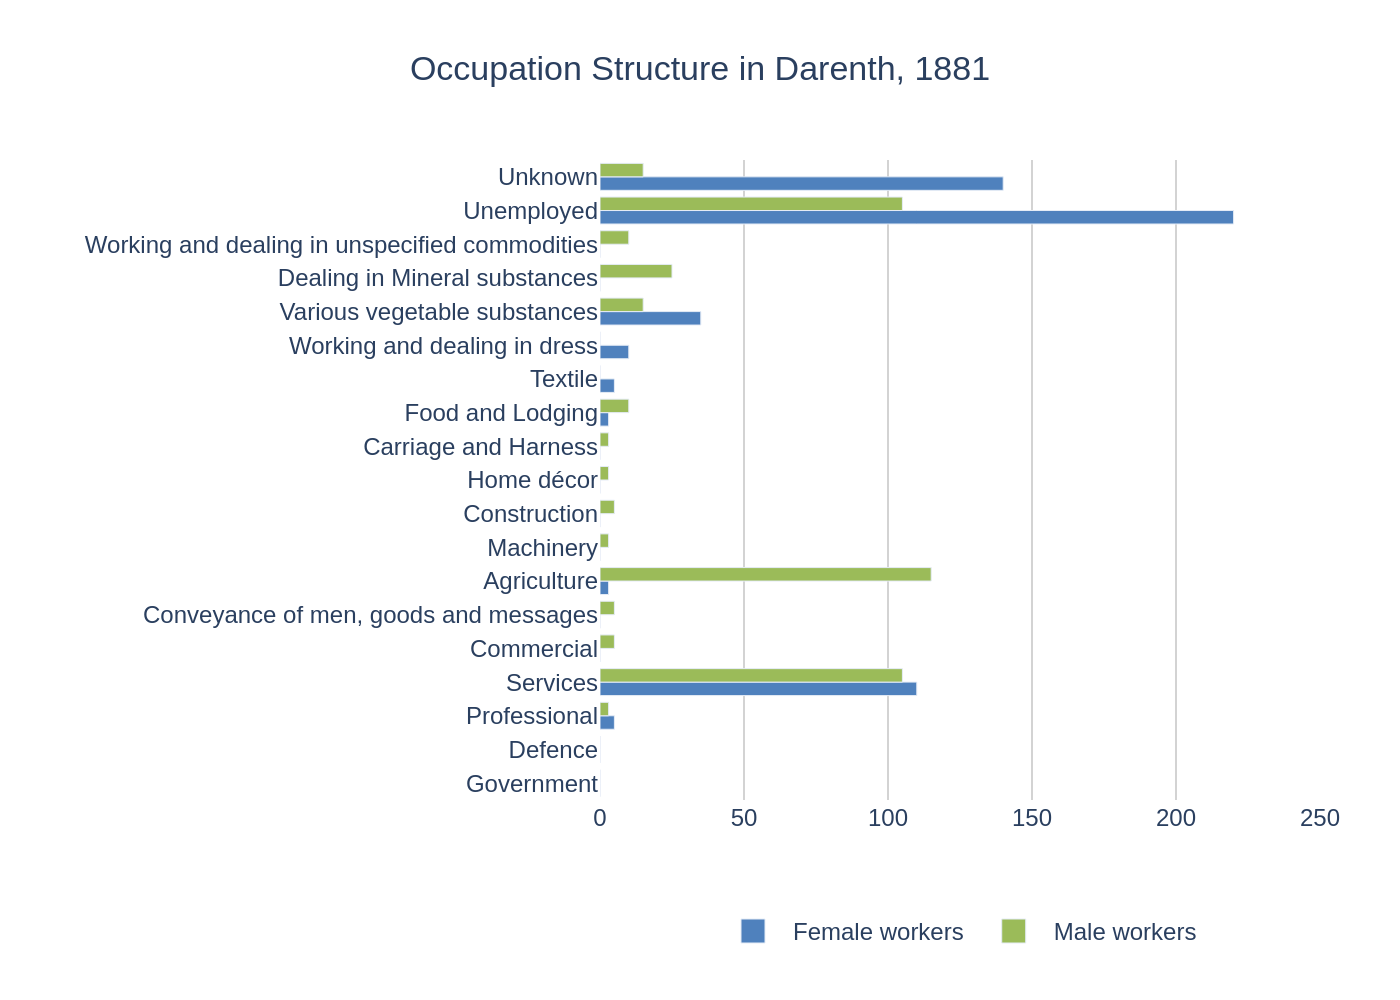

The script that drew this image:
import sys
import json
import pathlib
import plotly.graph_objects as go

# Ensure a JSON file path is provided as a command-line argument
if len(sys.argv) != 2:
    print("Usage: python generate_chart.py <path_to_json_file>")
    sys.exit(1)

# Read the JSON file
json_path = pathlib.Path(sys.argv[1])
if not json_path.is_file():
    print(f"Error: File not found at {json_path}")
    sys.exit(1)

with open(json_path, 'r', encoding='utf-8') as f:
    chart_info = json.load(f)

# Extract data and texts from the JSON structure
chart_data = chart_info['chart_data']
texts = chart_info['texts']
colors = chart_info['colors']

# Prepare data for Plotly traces
categories = [item['category'] for item in chart_data]
values_series1 = [item['values'][0] for item in chart_data]
values_series2 = [item['values'][1] for item in chart_data]

# Reverse the order of data to match the visual (top-to-bottom) in Plotly
categories.reverse()
values_series1.reverse()
values_series2.reverse()

# Create the figure object
fig = go.Figure()

# Add the first data series (Female workers)
fig.add_trace(go.Bar(
    y=categories,
    x=values_series1,
    name=texts['legend_labels'][0],
    orientation='h',
    marker=dict(color=colors[0])
))

# Add the second data series (Male workers)
fig.add_trace(go.Bar(
    y=categories,
    x=values_series2,
    name=texts['legend_labels'][1],
    orientation='h',
    marker=dict(color=colors[1])
))

# Update the layout for a clean and accurate representation
fig.update_layout(
    title=dict(
        text=texts['title'],
        x=0.5,
        xanchor='center'
    ),
    barmode='group',
    xaxis=dict(
        title_text=texts.get('x_axis_title'),
        range=[0, 250],
        tickmode='linear',
        tick0=0,
        dtick=50,
        showgrid=True,
        gridcolor='lightgrey',
        zeroline=False
    ),
    yaxis=dict(
        title_text=texts.get('y_axis_title'),
        showgrid=False
    ),
    legend=dict(
        orientation="h",
        yanchor="bottom",
        y=-0.25,
        xanchor="center",
        x=0.5
    ),
    font=dict(
        family="Arial",
        size=12
    ),
    plot_bgcolor='white',
    margin=dict(l=300, r=40, t=80, b=100)
)

# Determine the output filename from the input JSON filename
output_filename = f"{json_path.stem}.png"

# Save the figure as a high-resolution PNG image
fig.write_image(output_filename, scale=2)

print(f"Chart saved to {output_filename}")
